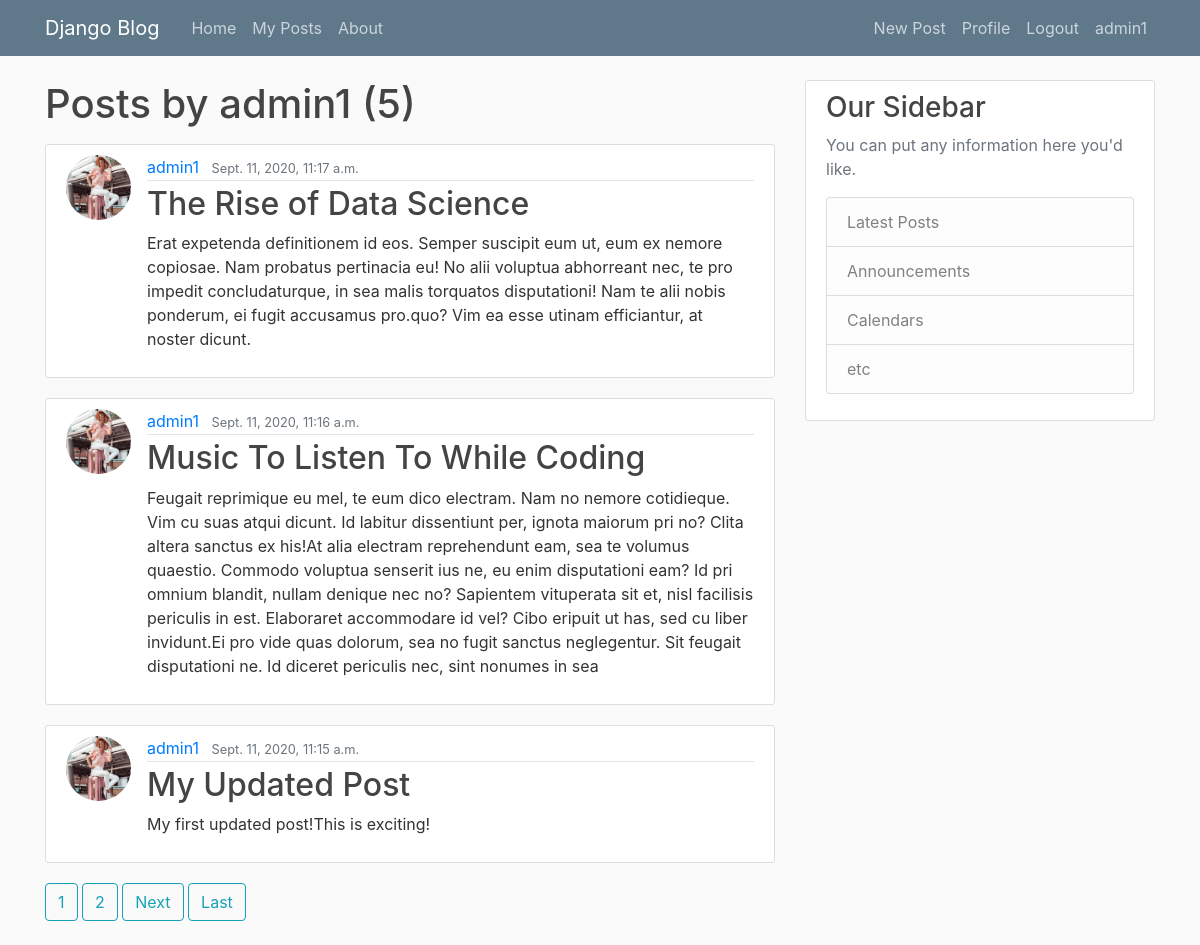
Page /user/admin1/ (signed in) on the committed database.
### Blog_Posts/models.py (models this page shows, shortened)
class Post(models.Model):
    title = models.CharField(max_length=100)
    content = models.TextField()
    date_posted = models.DateTimeField(default = timezone.now)
    author = models.ForeignKey(User, on_delete=models.CASCADE)

### Users/models.py (models this page shows, shortened)
class Profile(models.Model):
    user = models.OneToOneField(User, on_delete=models.CASCADE)
    image = models.ImageField(default='default.jpg', upload_to='profile_pics')

### Blog_Posts/views.py (the view)
# urls.py: path('user/<str:username>/', UserPostListView.as_view(), name='user_posts'),
class UserPostListView(LoginRequiredMixin,ListView):
    model = Post
    template_name = 'Blog_Posts/user_posts.html' #<app>/<model>_<viewtype>.html
    context_object_name = 'posts'
    paginate_by = 3
    def get_queryset(self):
        user = get_object_or_404(User, username = self.kwargs.get('username'))
        return Post.objects.filter(author=user).order_by('-date_posted')

### Blog_Posts/templates/Blog_Posts/user_posts.html (shortened to what this page needs)
{% extends 'Blog_Posts/base.html' %}
{% block content %}
    <h1 class="mb-3">Posts by {{view.kwargs.username}} ({{page_obj.paginator.count}})</h1>
        {% for post in posts  %}
            <article class="media content-section">
                <img class="rounded-circle article-img" src="{{ post.author.profile.image.url }}">
                <div class="media-body">
                    <div class="article-metadata">
                    <a class="mr-2" href="{% url 'user_posts' post.author.username %}">{{ post.author }}</a>
                    <small class="text-muted">{{ post.date_posted }}</small>
                    </div>
                    <h2><a class="article-title" href="{% url 'post_detail' post.id %}">{{ post.title }}</a></h2>
                    <p class="article-content">{{ post.content }}</p>
                </div>
            </article>
        {% endfor %}
        {% if is_paginated %}
            {% for num in page_obj.paginator.page_range %}
                {% if page_obj.number == num %}
                    <a class="btn btn-outline-info mb-4" href="?page={{num}}"> {{num}} </a>
                {% elif  num > page_obj.number|add:'-3' and num < page_obj.number|add:'3'%}
                    <a class="btn btn-outline-info mb-4" href="?page={{num}}"> {{num}} </a>
                {% endif %}
            {% endfor %}
            {% if page_obj.has_next %}
                <a class="btn btn-outline-info mb-4" href="?page={{page_obj.next_page_number}}"> Next </a>
                <a class="btn btn-outline-info mb-4" href="?page={{page_obj.paginator.num_pages}}"> Last </a>
            {% endif %}
        {% endif %}
{% endblock content %}

### Blog_Posts/templates/Blog_Posts/base.html (shortened to what this page needs)
{% load static %}
<!DOCTYPE html>
<html lang="en">
<head>
    <link rel="stylesheet" href="https://stackpath.bootstrapcdn.com/bootstrap/4.5.2/css/bootstrap.min.css">
    <link rel="stylesheet" type="text/css" href="{% static 'Blog_Posts/main.css' %}">
</head>
<body>
    <header class="site-header">
    <nav class="navbar navbar-expand-md navbar-dark bg-steel fixed-top">
        <div class="container">
        <a class="navbar-brand mr-4" href="{% url 'Blog_post_home' %}">Django Blog</a>
        <div class="collapse navbar-collapse" id="navbarToggle">
            <div class="navbar-nav mr-auto">
            {% if user.is_authenticated %}
              <a class="nav-item nav-link" href="{% url 'Blog_post_home' %}">Home</a>
              <a class="nav-item nav-link" href="{% url 'user_posts' user.username %}">My Posts</a>
            {% endif %}
            <a class="nav-item nav-link" href="{% url 'Blog_post_about' %}">About</a>
            </div>
            <div class="navbar-nav">
              {% if user.is_authenticated %}
              <a class="nav-item nav-link" href="{% url 'post_create' %}">New Post</a>
              <a class="nav-item nav-link" href="{% url 'profile' %}">Profile</a>
                <a class="nav-item nav-link" href="{% url 'logout' %}">Logout</a>
                <a class="nav-item nav-link" href="{% url 'profile' %}">{{user}} </a>
              {% else %}
                <a class="nav-item nav-link" href="{% url 'login' %}">Login</a>
                <a class="nav-item nav-link" href="{% url 'register' %}">Register</a>
              {% endif %}
            </div>
        </div>
        </div>
    </nav>
    </header>
<main role="main" class="container">
  <div class="row">
    <div class="col-md-8">
      {% block content %}{% endblock %}
    </div>
    <div class="col-md-4">
      <div class="content-section">
        <h3>Our Sidebar</h3>
        <p class='text-muted'>You can put any information here you'd like.
          <ul class="list-group">
            <li class="list-group-item list-group-item-light">Latest Posts</li>
            <li class="list-group-item list-group-item-light">Announcements</li>
            <li class="list-group-item list-group-item-light">Calendars</li>
            <li class="list-group-item list-group-item-light">etc</li>
          </ul>
        </p>
      </div>
    </div>
  </div>
</main>
</body>
</html>

### Blog_Posts/static/Blog_Posts/main.css (style rules this page uses)
body { background: #fafafa; color: #333333; margin-top: 5rem; }
h1, h2, h3, h4, h5, h6 { color: #444444; }
ul { margin: 0; }
.bg-steel { background-color: #5f788a; }
.site-header .navbar-nav .nav-link { color: #cbd5db; }
.content-section { background: #ffffff; padding: 10px 20px; border: 1px solid #dddddd; border-radius: 3px; margin-bottom: 20px; }
.article-title { color: #444444; }
.article-content { white-space: pre-line; }
.article-img { height: 65px; width: 65px; margin-right: 16px; }
.article-metadata { padding-bottom: 1px; margin-bottom: 4px; border-bottom: 1px solid #e3e3e3 }

### rows in the picture
Post: author.profile.image (picture), author "admin1", date_posted "Sept. 11, 2020, 11:17 a.m.", title "The Rise of Data Science", content "Erat expetenda definitionem id eos. Semper suscipit eum ut, eum ex nemore copiosae. Nam probatus pertinacia eu! No alii voluptua abhorreant nec, te pro impedit concludaturque, in sea malis torquatos disputationi! Nam te alii nobis ponderum, ei fugit accusamus pro.quo? Vim ea esse utinam efficiantur, at noster dicunt."
Post: author.profile.image (picture), author "admin1", date_posted "Sept. 11, 2020, 11:16 a.m.", title "Music To Listen To While Coding", content "Feugait reprimique eu mel, te eum dico electram. Nam no nemore cotidieque. Vim cu suas atqui dicunt. Id labitur dissentiunt per, ignota maiorum pri no? Clita altera sanctus ex his!At alia electram reprehendunt eam, sea te volumus quaestio. Commodo voluptua senserit ius ne, eu enim disputationi eam? Id pri omnium blandit, nullam denique nec no? Sapientem vituperata sit et, nisl facilisis periculis in est. Elaboraret accommodare id vel? Cibo eripuit ut has, sed cu liber invidunt.Ei pro vide quas dolorum, sea no fugit sanctus neglegentur. Sit feugait disputationi ne. Id diceret periculis nec, sint nonumes in sea"
Post: author.profile.image (picture), author "admin1", date_posted "Sept. 11, 2020, 11:15 a.m.", title "My Updated Post", content "My first updated post!This is exciting!"

### other values in the picture
{{ user }} "admin1"
{{ view.kwargs.username }} "admin1"
{{ page_obj.paginator.count }} "5"
{{ num }} "1"
{{ num }} "2"
